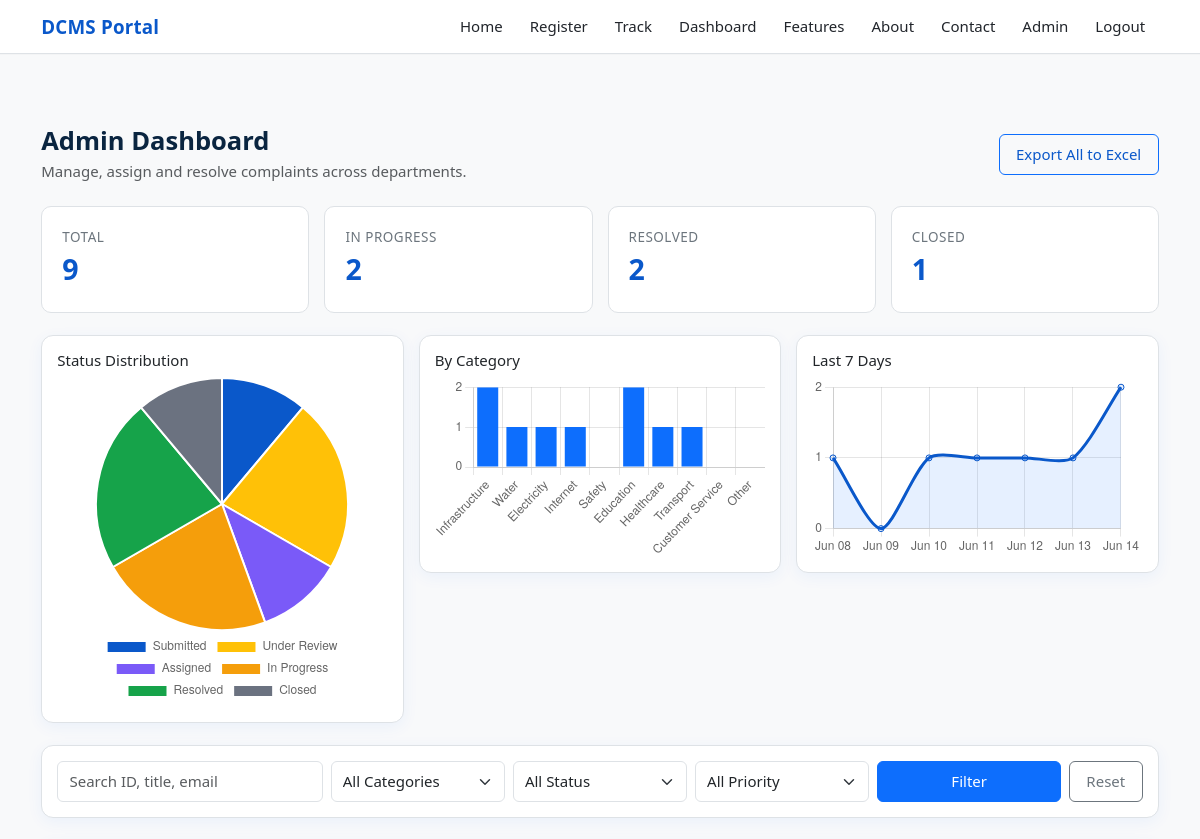
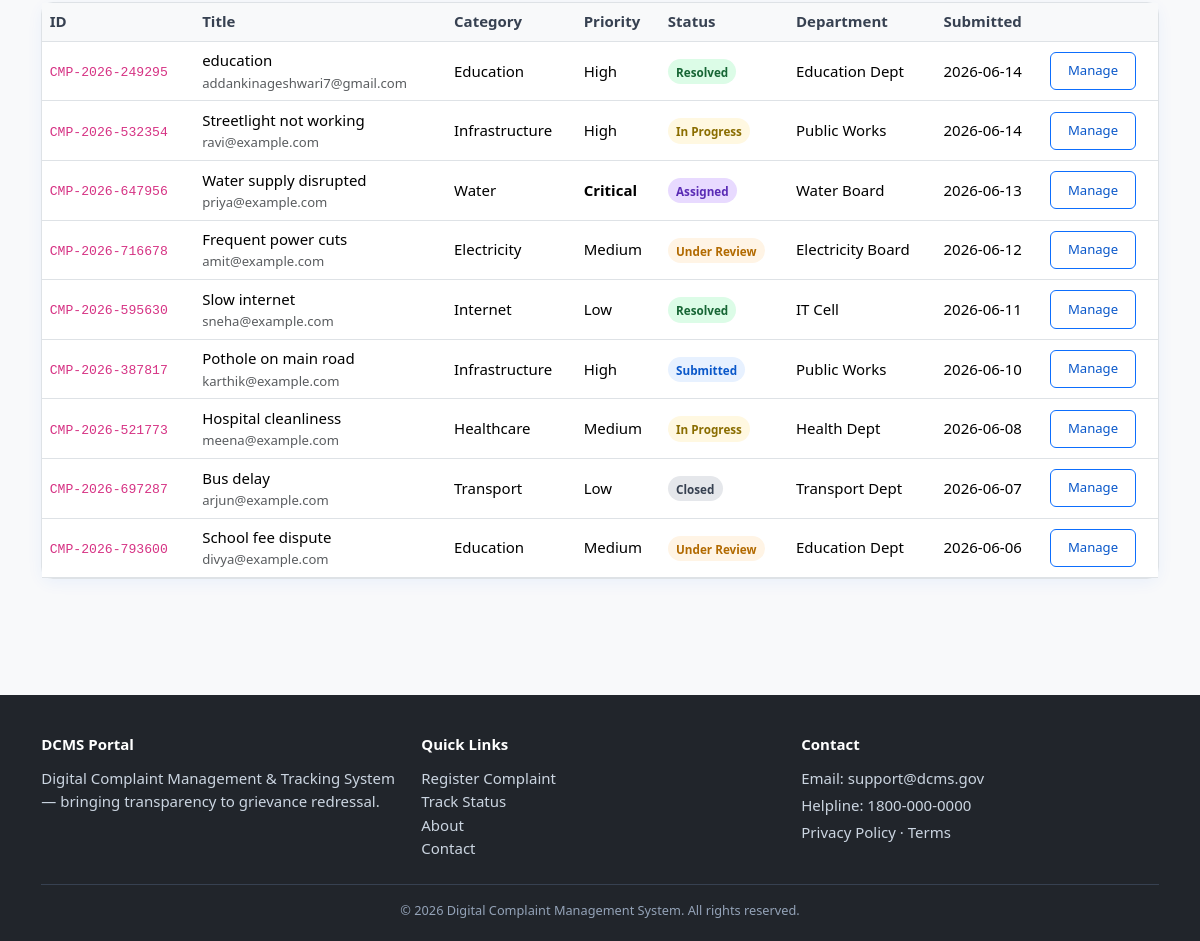
The page /admin (signed in) on the database its author committed (2 pictures, top to bottom).
### models/complaint.py (models this page shows, shortened)
class Complaint(db.Model):
    __tablename__ = 'complaints'
    id = db.Column(db.Integer, primary_key=True)
    complaint_id = db.Column(db.String(40), unique=True, nullable=False, index=True)
    name = db.Column(db.String(120), nullable=False)
    email = db.Column(db.String(120), nullable=False, index=True)
    phone = db.Column(db.String(40))
    title = db.Column(db.String(200), nullable=False)
    category = db.Column(db.String(60), nullable=False)
    description = db.Column(db.Text, nullable=False)
    location = db.Column(db.String(200))
    document = db.Column(db.String(255))
    priority = db.Column(db.String(20), default='Medium')
    status = db.Column(db.String(40), default='Submitted')
    assigned_department = db.Column(db.String(120))
    resolution_notes = db.Column(db.Text)
    created_at = db.Column(db.DateTime, default=datetime.utcnow)
    updated_at = db.Column(db.DateTime, default=datetime.utcnow, onupdate=datetime.utcnow)
    notes = db.relationship('AdminNote', backref='complaint', cascade='all,delete-orphan', lazy=True)

### app.py (the view)
@app.route('/admin')
@login_required
def admin():
    if not current_user.is_admin: abort(403)
    q = Complaint.query
    fcat = request.args.get('category','')
    fstatus = request.args.get('status','')
    fprio = request.args.get('priority','')
    fsearch = request.args.get('q','').strip()
    if fcat: q = q.filter_by(category=fcat)
    if fstatus: q = q.filter_by(status=fstatus)
    if fprio: q = q.filter_by(priority=fprio)
    if fsearch:
        like = f'%{fsearch}%'
        q = q.filter(db.or_(Complaint.complaint_id.ilike(like),
                            Complaint.title.ilike(like),
                            Complaint.email.ilike(like)))
    complaints = q.order_by(Complaint.created_at.desc()).all()
    total = Complaint.query.count()
    by_status = {s: Complaint.query.filter_by(status=s).count() for s in STATUSES}
    by_category = {c: Complaint.query.filter_by(category=c).count() for c in CATEGORIES}
    today = datetime.utcnow().date()
    daily_labels, daily_counts = [], []
    for i in range(6,-1,-1):
        d = today - timedelta(days=i)
        nxt = d + timedelta(days=1)
        n = Complaint.query.filter(Complaint.created_at>=d, Complaint.created_at<nxt).count()
        daily_labels.append(d.strftime('%b %d')); daily_counts.append(n)
    return render_template('admin.html', complaints=complaints, total=total,
                           by_status=by_status, by_category=by_category,
                           daily_labels=daily_labels, daily_counts=daily_counts,
                           categories=CATEGORIES, statuses=STATUSES,
                           priorities=PRIORITIES, departments=DEPARTMENTS,
                           filters={'category':fcat,'status':fstatus,
                                    'priority':fprio,'q':fsearch})

### app.py (called while the page is built)
@login_manager.user_loader
def load_user(uid):
    return User.query.get(int(uid))

### dcms/templates/admin.html (shortened to what this page needs)
{% extends 'base.html' %}
{% block content %}
<div class="container-fluid section">
  <div class="container">
  <div class="d-flex justify-content-between align-items-center mb-4">
    <div>
      <h2 class="section-title mb-1">Admin Dashboard</h2>
      <p class="text-muted mb-0">Manage, assign and resolve complaints across departments.</p>
    </div>
    <a href="{{ url_for('admin_export') }}" class="btn btn-outline-primary">Export All to Excel</a>
  </div>
  <div class="row g-3 mb-4">
    <div class="col-md-3"><div class="stat-card"><div class="lbl">Total</div><div class="num">{{ total }}</div></div></div>
    <div class="col-md-3"><div class="stat-card"><div class="lbl">In Progress</div><div class="num">{{ by_status['In Progress'] }}</div></div></div>
    <div class="col-md-3"><div class="stat-card"><div class="lbl">Resolved</div><div class="num">{{ by_status['Resolved'] }}</div></div></div>
    <div class="col-md-3"><div class="stat-card"><div class="lbl">Closed</div><div class="num">{{ by_status['Closed'] }}</div></div></div>
  </div>
  <div class="row g-3 mb-4">
    <div class="col-lg-4"><div class="card glass p-3"><h6>Status Distribution</h6><canvas id="cStatus" height="180"></canvas></div></div>
    <div class="col-lg-4"><div class="card glass p-3"><h6>By Category</h6><canvas id="cCategory" height="180"></canvas></div></div>
    <div class="col-lg-4"><div class="card glass p-3"><h6>Last 7 Days</h6><canvas id="cTrend" height="180"></canvas></div></div>
  </div>
  <div class="card glass mb-4"><div class="card-body">
    <form method="get" class="row g-2">
      <div class="col-md-3"><input name="q" value="{{ filters.q }}" class="form-control" placeholder="Search ID, title, email"></div>
      <div class="col-md-2"><select name="category" class="form-select"><option value="">All Categories</option>
        {% for c in categories %}<option {% if filters.category==c %}selected{% endif %}>{{ c }}</option>{% endfor %}</select></div>
      <div class="col-md-2"><select name="status" class="form-select"><option value="">All Status</option>
        {% for s in statuses %}<option {% if filters.status==s %}selected{% endif %}>{{ s }}</option>{% endfor %}</select></div>
      <div class="col-md-2"><select name="priority" class="form-select"><option value="">All Priority</option>
        {% for p in priorities %}<option {% if filters.priority==p %}selected{% endif %}>{{ p }}</option>{% endfor %}</select></div>
      <div class="col-md-3 d-flex gap-2">
        <button class="btn btn-primary flex-fill">Filter</button>
        <a class="btn btn-outline-secondary" href="{{ url_for('admin') }}">Reset</a>
      </div>
    </form>
  </div></div>
  <div class="card glass">
    <div class="table-responsive"><table class="table mb-0 align-middle">
      <thead><tr><th>ID</th><th>Title</th><th>Category</th><th>Priority</th><th>Status</th><th>Department</th><th>Submitted</th><th></th></tr></thead>
      <tbody>
        {% for c in complaints %}
        <tr>
          <td><code>{{ c.complaint_id }}</code></td>
          <td>{{ c.title }}<div class="text-muted small">{{ c.email }}</div></td>
          <td>{{ c.category }}</td>
          <td class="p-{{ c.priority }}">{{ c.priority }}</td>
          <td><span class="badge-status s-{{ c.status.replace(' ','-') }}">{{ c.status }}</span></td>
          <td>{{ c.assigned_department or '—' }}</td>
          <td>{{ c.created_at.strftime('%Y-%m-%d') }}</td>
          <td><button class="btn btn-sm btn-outline-primary" data-bs-toggle="modal" data-bs-target="#m{{ c.id }}">Manage</button></td>
        </tr>
        {% else %}
        <tr><td colspan="8" class="text-center text-muted py-4">No complaints found.</td></tr>
        {% endfor %}
      </tbody>
    </table></div>
  </div>
  </div>
</div>
{% endblock %}
{% block scripts %}
<script>
const opts={animation:false,plugins:{legend:{position:'bottom'}}};
new Chart(document.getElementById('cStatus'),{type:'pie',
  data:{labels:{{ by_status.keys()|list|tojson }},
        datasets:[{data:{{ by_status.values()|list|tojson }},
        backgroundColor:['#0A58CA','#FFC107','#7A5AF8','#F59E0B','#16A34A','#6B7280']}]},
  options:opts});
new Chart(document.getElementById('cCategory'),{type:'bar',
  data:{labels:{{ by_category.keys()|list|tojson }},
        datasets:[{label:'Complaints',data:{{ by_category.values()|list|tojson }},
        backgroundColor:'#0D6EFD'}]},
  options:{...opts,plugins:{legend:{display:false}},scales:{y:{beginAtZero:true,ticks:{precision:0}}}}});
new Chart(document.getElementById('cTrend'),{type:'line',
  data:{labels:{{ daily_labels|tojson }},
        datasets:[{label:'Daily',data:{{ daily_counts|tojson }},
        borderColor:'#0A58CA',backgroundColor:'rgba(13,110,253,.1)',fill:true,tension:.25}]},
  options:{...opts,plugins:{legend:{display:false}},scales:{y:{beginAtZero:true,ticks:{precision:0}}}}});
</script>
{% endblock %}

### dcms/templates/base.html (shortened to what this page needs)
<!doctype html>
<html lang="en">
<head>
<link href="https://cdn.jsdelivr.net/npm/bootstrap@5.3.3/dist/css/bootstrap.min.css" rel="stylesheet">
<link href="{{ url_for('static', filename='css/style.css') }}" rel="stylesheet">
</head>
<body>
<nav class="navbar navbar-expand-lg sticky-top">
  <div class="container">
    <a class="navbar-brand" href="{{ url_for('index') }}">DCMS Portal</a>
    <div class="collapse navbar-collapse" id="nav">
      <ul class="navbar-nav ms-auto">
        <li class="nav-item"><a class="nav-link" href="{{ url_for('index') }}">Home</a></li>
        <li class="nav-item"><a class="nav-link" href="{{ url_for('register_complaint') }}">Register</a></li>
        <li class="nav-item"><a class="nav-link" href="{{ url_for('track_complaint') }}">Track</a></li>
        <li class="nav-item"><a class="nav-link" href="{{ url_for('dashboard') }}">Dashboard</a></li>
        <li class="nav-item"><a class="nav-link" href="{{ url_for('features') }}">Features</a></li>
        <li class="nav-item"><a class="nav-link" href="{{ url_for('about') }}">About</a></li>
        <li class="nav-item"><a class="nav-link" href="{{ url_for('contact') }}">Contact</a></li>
        {% if current_user.is_authenticated %}
          <li class="nav-item"><a class="nav-link" href="{{ url_for('admin') }}">Admin</a></li>
          <li class="nav-item"><a class="nav-link" href="{{ url_for('logout') }}">Logout</a></li>
        {% else %}
          <li class="nav-item"><a class="nav-link" href="{{ url_for('login') }}">Admin Login</a></li>
        {% endif %}
      </ul>
    </div>
  </div>
</nav>
{% block content %}{% endblock %}
<footer class="footer">
  <div class="container">
    <div class="row gy-4">
      <div class="col-md-4">
        <h6>DCMS Portal</h6>
        <p>Digital Complaint Management &amp; Tracking System — bringing transparency to grievance redressal.</p>
      </div>
      <div class="col-md-4">
        <h6>Quick Links</h6>
        <ul class="list-unstyled mb-0">
          <li><a href="{{ url_for('register_complaint') }}">Register Complaint</a></li>
          <li><a href="{{ url_for('track_complaint') }}">Track Status</a></li>
          <li><a href="{{ url_for('about') }}">About</a></li>
          <li><a href="{{ url_for('contact') }}">Contact</a></li>
        </ul>
      </div>
      <div class="col-md-4">
        <h6>Contact</h6>
        <p class="mb-1">Email: support@dcms.gov</p>
        <p class="mb-1">Helpline: 1800-000-0000</p>
        <p class="mb-0"><a href="#">Privacy Policy</a> · <a href="#">Terms</a></p>
      </div>
    </div>
    <div class="copyright text-center">© 2026 Digital Complaint Management System. All rights reserved.</div>
  </div>
</footer>
{% block scripts %}{% endblock %}
</body></html>

### dcms/static/css/style.css (style rules this page uses)
:root { --bg:#FFFFFF; --bg-alt:#F8F9FA; --text:#21252B; --muted:#6c757d; --primary:#0D6EFD; --primary-dark:#0A58CA; --border:#DEE2E6; --success:#198754; --warning:#FFC107; --danger:#DC3545; --info:#0DCAF0; }
* { box-sizing:border-box }
html,body { margin:0;padding:0;background:var(--bg-alt);color:var(--text); font-family:'Segoe UI',-apple-system,Roboto,Helvetica,Arial,sans-serif; font-size:15px;line-height:1.55 }
a { color:var(--primary-dark);text-decoration:none }
.navbar { background:#fff!important;border-bottom:1px solid var(--border);box-shadow:0 1px 0 rgba(0,0,0,.02) }
.navbar-brand { font-weight:700;color:var(--primary-dark)!important;letter-spacing:.2px }
.navbar .nav-link { color:var(--text)!important;font-weight:500;padding:.5rem .9rem!important }
.btn { border-radius:6px;font-weight:500;padding:.55rem 1.1rem }
.btn-primary { background:var(--primary);border-color:var(--primary) }
.btn-outline-primary { color:var(--primary-dark);border-color:var(--primary) }
.card { background:#fff;border:1px solid var(--border);border-radius:10px; box-shadow:0 1px 2px rgba(16,24,40,.04) }
.glass { background:#fff;border:1px solid var(--border);border-radius:12px; box-shadow:0 4px 16px rgba(13,110,253,.06) }
.stat-card { background:#fff;border:1px solid var(--border);border-radius:10px;padding:20px }
.stat-card .num { font-size:1.9rem;font-weight:700;color:var(--primary-dark) }
.stat-card .lbl { color:var(--muted);font-size:.9rem;text-transform:uppercase;letter-spacing:.5px }
.section { padding:56px 0 }
.section-title { font-size:1.7rem;font-weight:700;color:#0a2540;margin-bottom:.5rem }
.badge-status { padding:.4em .7em;border-radius:20px;font-weight:600;font-size:.78rem }
.s-Submitted { background:#E7F1FF;color:#0A58CA }
.s-Under-Review { background:#FFF4E5;color:#B26A00 }
.s-Assigned { background:#E8DAFF;color:#5A2BB5 }
.s-In-Progress { background:#FFF8E1;color:#8A6D00 }
.s-Resolved { background:#DCFCE7;color:#166534 }
.s-Closed { background:#E5E7EB;color:#374151 }
.p-Low { color:#0a8043 }
.p-Medium { color:#B26A00 }
.p-High { color:#C0392B }
.p-Critical { color:#7A1313;font-weight:700 }
.form-control,.form-select { border:1px solid var(--border);border-radius:6px;padding:.55rem .75rem }
.table thead th { background:var(--bg-alt);color:#374151;font-weight:600;border-bottom:1px solid var(--border) }
.table td,.table th { vertical-align:middle }
.footer { background:#21252B;color:#cbd5e1;padding:40px 0 20px;margin-top:60px }
.footer h6 { color:#fff;font-weight:600;margin-bottom:14px }
.footer a { color:#cbd5e1 }
.footer .copyright { border-top:1px solid #374151;margin-top:24px;padding-top:16px;color:#94a3b8;font-size:.85rem }

### rows shown on the page
Complaint: complaint_id "CMP-2026-249295", title "education", email "addankinageshwari7@gmail.com", category "Education", priority "High", status "Resolved", assigned_department "Education Dept", created_at "2026-06-14"
Complaint: complaint_id "CMP-2026-532354", title "Streetlight not working", email "ravi@example.com", category "Infrastructure", priority "High", status "In Progress", assigned_department "Public Works", created_at "2026-06-14"
Complaint: complaint_id "CMP-2026-647956", title "Water supply disrupted", email "priya@example.com", category "Water", priority "Critical", status "Assigned", assigned_department "Water Board", created_at "2026-06-13"
Complaint: complaint_id "CMP-2026-716678", title "Frequent power cuts", email "amit@example.com", category "Electricity", priority "Medium", status "Under Review", assigned_department "Electricity Board", created_at "2026-06-12"
Complaint: complaint_id "CMP-2026-595630", title "Slow internet", email "sneha@example.com", category "Internet", priority "Low", status "Resolved", assigned_department "IT Cell", created_at "2026-06-11"
Complaint: complaint_id "CMP-2026-387817", title "Pothole on main road", email "karthik@example.com", category "Infrastructure", priority "High", status "Submitted", assigned_department "Public Works", created_at "2026-06-10"
Complaint: complaint_id "CMP-2026-521773", title "Hospital cleanliness", email "meena@example.com", category "Healthcare", priority "Medium", status "In Progress", assigned_department "Health Dept", created_at "2026-06-08"
Complaint: complaint_id "CMP-2026-697287", title "Bus delay", email "arjun@example.com", category "Transport", priority "Low", status "Closed", assigned_department "Transport Dept", created_at "2026-06-07"
Complaint: complaint_id "CMP-2026-793600", title "School fee dispute", email "divya@example.com", category "Education", priority "Medium", status "Under Review", assigned_department "Education Dept", created_at "2026-06-06"

### other values the page prints
{{ total }} "9"
{{ by_status['In Progress'] }} "2"
{{ by_status['Resolved'] }} "2"
{{ by_status['Closed'] }} "1"
chart data {{ by_status.keys()|list|tojson }} ["Submitted", "Under Review", "Assigned", "In Progress", "Resolved", "Closed"]
chart data {{ by_status.values()|list|tojson }} [1, 2, 1, 2, 2, 1]
chart data {{ by_category.values()|list|tojson }} [2, 1, 1, 1, 0, 2, 1, 1, 0, 0]
